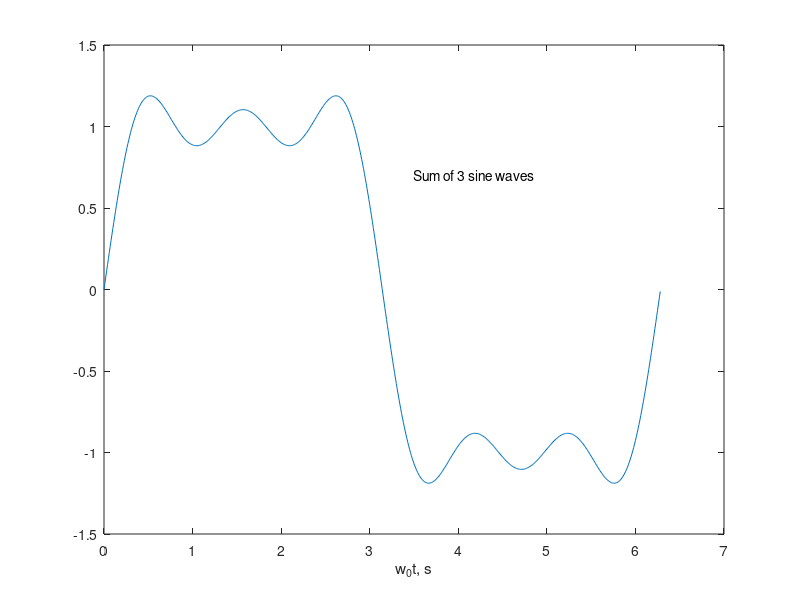

The MATLAB script that drew this image:
n = input('Enter an odd integer ');
w_0t = 0:.01:2*pi;
x =0;
for k = 1:2:n;
     x = x + 1/k*sin(k*w_0t);
end
x=4/pi*x;
plot(w_0t, x), xlabel('w_0t, s')
text(3.5,.7,['Sum of ', num2str((n+1)/2),' sine waves'])